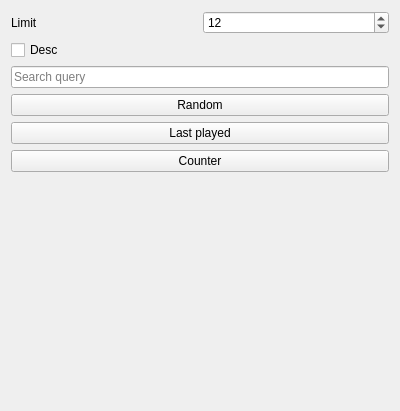
<?xml version="1.0" encoding="UTF-8"?>
<ui version="4.0">
 <class>PlaylistCreator</class>
 <widget class="QWidget" name="PlaylistCreator">
  <property name="geometry">
   <rect>
    <x>0</x>
    <y>0</y>
    <width>400</width>
    <height>411</height>
   </rect>
  </property>
  <property name="windowTitle">
   <string>Form</string>
  </property>
  <layout class="QVBoxLayout" name="verticalLayout">
   <item>
    <layout class="QHBoxLayout" name="horizontalLayout">
     <item>
      <widget class="QLabel" name="label">
       <property name="text">
        <string>Limit</string>
       </property>
       <property name="buddy">
        <cstring>spinLimit</cstring>
       </property>
      </widget>
     </item>
     <item>
      <widget class="QSpinBox" name="spinLimit">
       <property name="maximum">
        <number>1000</number>
       </property>
       <property name="value">
        <number>12</number>
       </property>
      </widget>
     </item>
    </layout>
   </item>
   <item>
    <widget class="QCheckBox" name="checkDesc">
     <property name="text">
      <string>Desc</string>
     </property>
    </widget>
   </item>
   <item>
    <widget class="QLineEdit" name="txtSearch">
     <property name="placeholderText">
      <string>Search query</string>
     </property>
    </widget>
   </item>
   <item>
    <widget class="QPushButton" name="cmdRandom">
     <property name="text">
      <string>Random</string>
     </property>
    </widget>
   </item>
   <item>
    <widget class="QPushButton" name="cmdLastPlayed">
     <property name="text">
      <string>Last played</string>
     </property>
    </widget>
   </item>
   <item>
    <widget class="QPushButton" name="cmdCounter">
     <property name="text">
      <string>Counter</string>
     </property>
    </widget>
   </item>
   <item>
    <spacer name="verticalSpacer">
     <property name="orientation">
      <enum>Qt::Vertical</enum>
     </property>
     <property name="sizeHint" stdset="0">
      <size>
       <width>20</width>
       <height>207</height>
      </size>
     </property>
    </spacer>
   </item>
  </layout>
 </widget>
 <resources/>
 <connections>
  <connection>
   <sender>cmdCounter</sender>
   <signal>clicked()</signal>
   <receiver>PlaylistCreator</receiver>
   <slot>counter()</slot>
   <hints>
    <hint type="sourcelabel">
     <x>205</x>
     <y>226</y>
    </hint>
    <hint type="destinationlabel">
     <x>199</x>
     <y>205</y>
    </hint>
   </hints>
  </connection>
  <connection>
   <sender>cmdRandom</sender>
   <signal>clicked()</signal>
   <receiver>PlaylistCreator</receiver>
   <slot>random()</slot>
   <hints>
    <hint type="sourcelabel">
     <x>205</x>
     <y>146</y>
    </hint>
    <hint type="destinationlabel">
     <x>199</x>
     <y>205</y>
    </hint>
   </hints>
  </connection>
  <connection>
   <sender>cmdLastPlayed</sender>
   <signal>clicked()</signal>
   <receiver>PlaylistCreator</receiver>
   <slot>lastPlayed()</slot>
   <hints>
    <hint type="sourcelabel">
     <x>205</x>
     <y>186</y>
    </hint>
    <hint type="destinationlabel">
     <x>199</x>
     <y>205</y>
    </hint>
   </hints>
  </connection>
  <connection>
   <sender>txtSearch</sender>
   <signal>returnPressed()</signal>
   <receiver>PlaylistCreator</receiver>
   <slot>search()</slot>
   <hints>
    <hint type="sourcelabel">
     <x>199</x>
     <y>90</y>
    </hint>
    <hint type="destinationlabel">
     <x>199</x>
     <y>205</y>
    </hint>
   </hints>
  </connection>
 </connections>
 <slots>
  <slot>random()</slot>
  <slot>counter()</slot>
  <slot>lastPlayed()</slot>
  <slot>search()</slot>
 </slots>
</ui>
